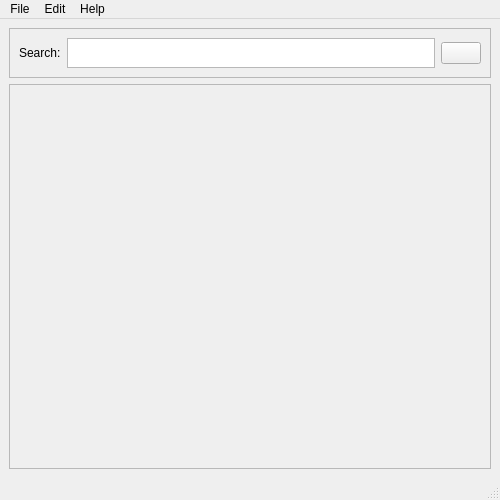
<?xml version="1.0" encoding="UTF-8"?>
<ui version="4.0">
 <class>MainWindow</class>
 <widget class="QMainWindow" name="MainWindow">
  <property name="geometry">
   <rect>
    <x>0</x>
    <y>0</y>
    <width>500</width>
    <height>500</height>
   </rect>
  </property>
  <property name="windowTitle">
   <string>MainWindow</string>
  </property>
  <widget class="QWidget" name="centralwidget">
   <layout class="QVBoxLayout" name="verticalLayout">
    <item>
     <widget class="QFrame" name="frame">
      <property name="maximumSize">
       <size>
        <width>16777215</width>
        <height>50</height>
       </size>
      </property>
      <property name="frameShape">
       <enum>QFrame::StyledPanel</enum>
      </property>
      <property name="frameShadow">
       <enum>QFrame::Raised</enum>
      </property>
      <layout class="QHBoxLayout" name="horizontalLayout">
       <item>
        <widget class="QLabel" name="label_search">
         <property name="text">
          <string>Search:</string>
         </property>
         <property name="textFormat">
          <enum>Qt::AutoText</enum>
         </property>
        </widget>
       </item>
       <item>
        <widget class="QPlainTextEdit" name="plainTextEdit_search"/>
       </item>
       <item>
        <widget class="QPushButton" name="btn_clearsearch">
         <property name="text">
          <string/>
         </property>
         <property name="icon">
          <iconset resource="../noteslot.qrc">
           <normaloff>:/icons/resources/icons/clear.png</normaloff>:/icons/resources/icons/clear.png</iconset>
         </property>
        </widget>
       </item>
      </layout>
     </widget>
    </item>
    <item>
     <widget class="QFrame" name="frame_notes">
      <property name="frameShape">
       <enum>QFrame::StyledPanel</enum>
      </property>
      <property name="frameShadow">
       <enum>QFrame::Raised</enum>
      </property>
      <layout class="QGridLayout" name="gridLayout">
       <item row="0" column="0">
        <widget class="QSplitter" name="splitter">
         <property name="orientation">
          <enum>Qt::Horizontal</enum>
         </property>
        </widget>
       </item>
      </layout>
     </widget>
    </item>
   </layout>
  </widget>
  <widget class="QMenuBar" name="menubar">
   <property name="geometry">
    <rect>
     <x>0</x>
     <y>0</y>
     <width>500</width>
     <height>22</height>
    </rect>
   </property>
   <widget class="QMenu" name="menuFile">
    <property name="title">
     <string>File</string>
    </property>
    <addaction name="action_newnotebook"/>
    <addaction name="action_exit"/>
   </widget>
   <widget class="QMenu" name="menuEdit">
    <property name="title">
     <string>Edit</string>
    </property>
   </widget>
   <widget class="QMenu" name="menuHelp">
    <property name="title">
     <string>Help</string>
    </property>
    <addaction name="actionAbout"/>
   </widget>
   <addaction name="menuFile"/>
   <addaction name="menuEdit"/>
   <addaction name="menuHelp"/>
  </widget>
  <widget class="QStatusBar" name="statusbar"/>
  <action name="actionAbout">
   <property name="text">
    <string>About</string>
   </property>
  </action>
  <action name="action_exit">
   <property name="text">
    <string>Exit</string>
   </property>
  </action>
  <action name="action_newnotebook">
   <property name="text">
    <string>New Notebook</string>
   </property>
  </action>
 </widget>
 <resources>
  <include location="../noteslot.qrc"/>
 </resources>
 <connections/>
</ui>
